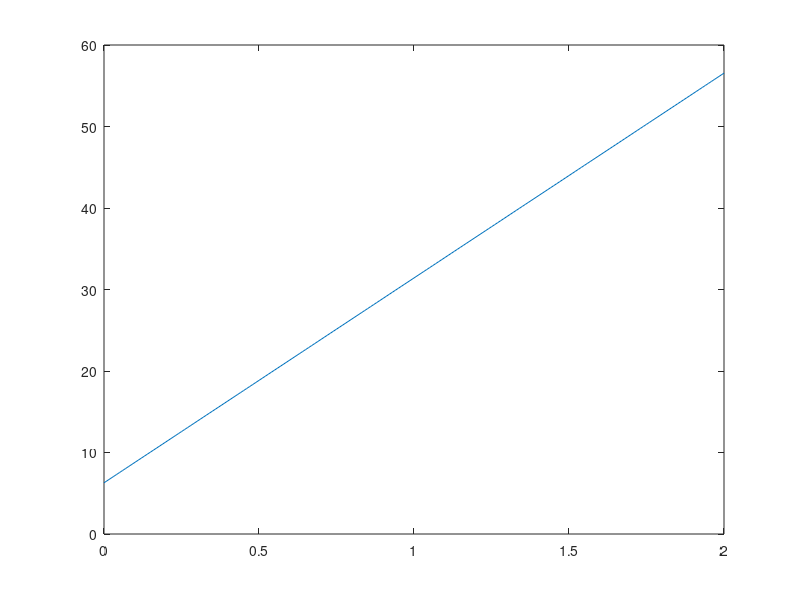
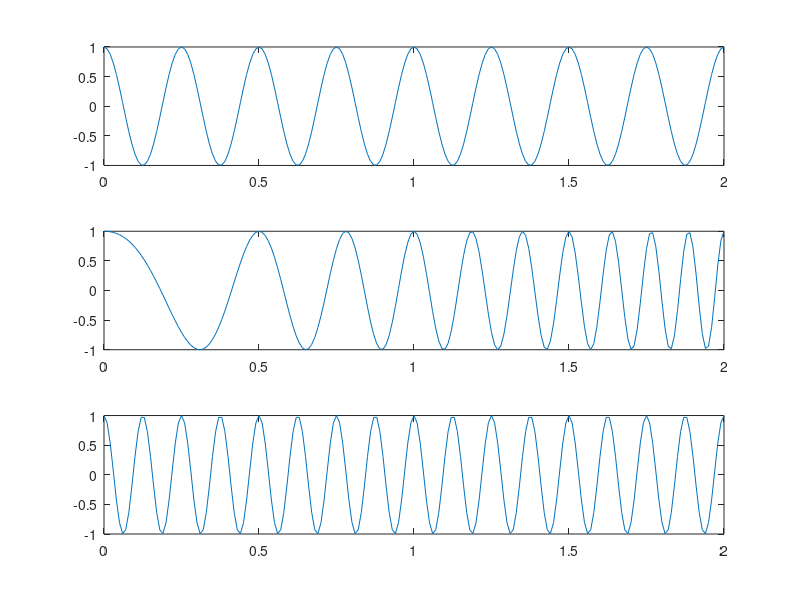

Here is the MATLAB script that generated these plots, in order:
t = 0:0.01:2;
a = 4 * pi;
b = 2 * pi;
x = cos(a * t.^2 + b * t);
fi = 2 * a * t + b;

figure;
plot(t, fi);

figure;
subplot(3,1,2)
plot(t,x);

subplot(3,1,1)
plot(t, cos(2 * pi * 4 * t));

subplot(3,1,3)
plot(t, cos(2 * pi * 8 * t));